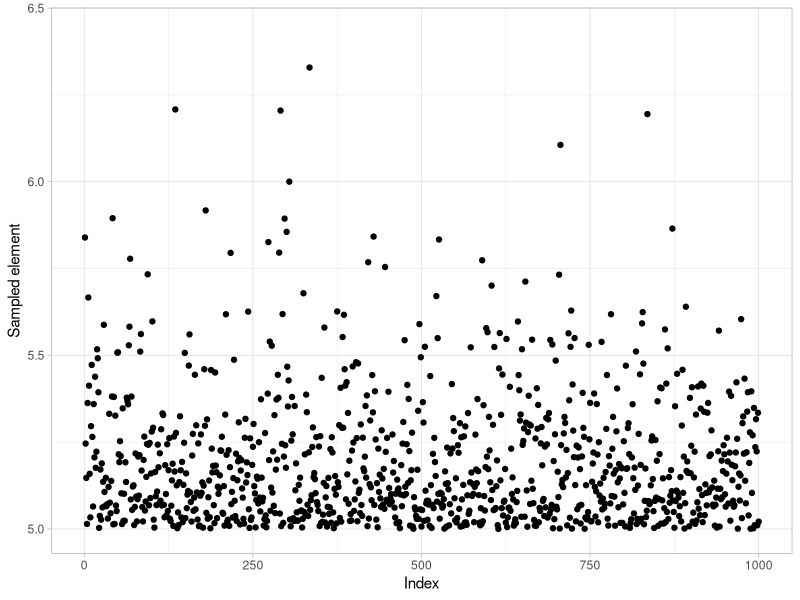
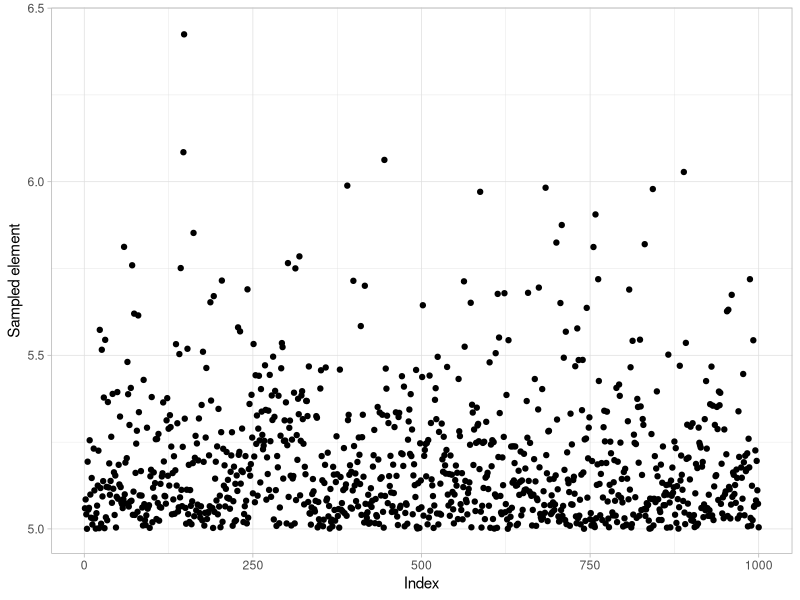
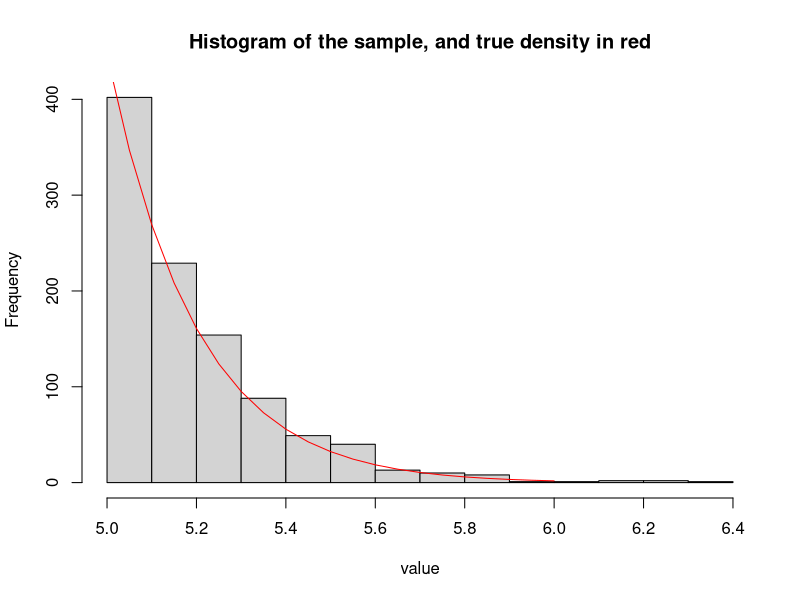

Write R code to recreate these figures, in order.
##
# A simple example of Metropolis-Hastings algorithm
# 2016.4.1
##
# This code introduces a simple example of the algorithm, in the case
#   where the instrumental distribution is chosen symmetric.
#
# The aim is to simulate a sample following a distribution (target 
# distribution). Density of this target distribution is only known up to a
# multiplicative constant.
# The idea is to perform simulations through another distribution (instrumental
#   distribution). This instrumental distribution is chosen to be easy to
#   compute. 
# The simulations through the instrumental distribution are "corrected".
#   To do this, we construct a Markov chain which admits a unique
#   stationary distribution which is the target distribution.
#   In practice, steps of the chain follows the instrumental distribution,
#   but step can be rejected with a certain probability.
#
# In this example, we want to simulate a sample of the standard normal
#   distribution knowing that the values are greater than a limit 5. If we
#   want to obtain this sample directly by reject algorithm, most of values
#   are rejected.
library(ggplot2)
set.seed(2713)
limit = 5 # we want to compute N(. | >limit), where N is normal distribution
x_test = rnorm(10000)
max(x_test) # close to 3.5
which(x_test > limit) # no element, all are rejected 

# Therefore, we will use a Metropolis-Hastings algorithm to sample this
#   distribution. To do this, we first need the density of this target
#   distribution up to a constant. This is easily available, by cutting
#   the normal distribution.
# Target density (this density is only known up to a constant)
pi_func0 = function(x, limit) {
  if(x < limit) {
    return(0)
  } else {
    return(dnorm(x, mean = 0, sd = 1))
  }
}
pi_func = function(x) {pi_func0(x, limit)}

# Then, we need an instrumental distribution which can be easily simulated.
#   To simplify computations, we take it symmetric. Here, the normal
#   distribution centered in x and with standard deviation of sd = 0.01 is 
#   chosen. To simulate this distribution is easy.
# Simulation of the instrumental distribution
q_func_symm = function(x, sd = 0.01) {
  y = rnorm(1,x,sd)
  return(y)
}

# The parameter sd indicates the range of each step. When sd is small, each
#   step is small and the probability to be accepted is larger. However, the
#   Markov chain is moving slowly and many steps are necessary to reach
#   stationary distribution. When sd is large, larger steps are done, but are
#   accepted less often.

# The density of the instrumental distribution is not needed here, since
#   the instrumental distribution is symmetric. Another version of Metropolis-
#   Hastings can be done without this assumption of symmetry.

# The step to compute x_{t+1} knowing x_{t} is done in the following function.
#   From the initial x_{t}, we simulate the instrumental distribution q(x).
#   Then we accept it with a probability of alpha(x,q(x)).
iterate_t_to_t_plus_1 = function(x_t, sd) {
  y_t_plus_1 = q_func_symm(x_t, sd)
  alpha_current = alpha(x_t, y_t_plus_1)
  x_t_plus_1 = NA
  if(runif(1) < alpha_current) { # move
    x_t_plus_1 = y_t_plus_1
  } else {
    x_t_plus_1 = x_t
  }
  return(x_t_plus_1)
}

# The probability to accept the move is simply the quotient of probability
#   of the target distribution, since the instrumental distribution is
#   symmetric.
alpha = function(x_t, y_t_plus_1) {
  alpha_out = min(pi_func(y_t_plus_1) / pi_func(x_t), 1)
  return(alpha_out)
}

# Now, we can begin an example of this algorithm.
N = 1000000 # length of the chain
sd = 3 # standard deviation of the steps move
x_1 = limit # initialization of the chain

# x_{t} contains the chain from date 1 to N
x_t_vect = rep(NA, N)
x_t_vect[1] = x_1
for(i in 2:N) {
  if(i %% 10000 == 0) {
    print(i)
  }
  x_t_vect[i] = iterate_t_to_t_plus_1(x_t_vect[i-1], sd)
}

# Two consecutives elements of the chain are correlated. Then, we only
#   consider one element every "step" elements, to get our output sample.
step = 1000
simulated_distr = x_t_vect[seq(from = step, by = step, to = length(x_t_vect))]
# We obtain a sample of length N/step following the normal distribution knowing
#   that values are greater than limit.
#png("metropolis_sample_large.png", 600, 400)
#png("metropolis_sample.png", 375, 375)
qplot(1:length(simulated_distr), simulated_distr, 
      xlab = "Index", ylab = "Sampled element", ylim = c(5, 6.43)) + theme_light()
#dev.off()

# From direct formula (i.e. without Metropolis-Hastings algorithm)
#png("true_sample.png", 375, 375)
N_direct = 1000
set.seed(2713)
simulated_distr_direct = qnorm(pnorm(limit) + runif(N_direct) * (1 - pnorm(limit)))
qplot(1:length(simulated_distr_direct), simulated_distr_direct, 
      xlab = "Index", ylab = "Sampled element", ylim = c(5, 6.43)) + theme_light()
#dev.off()

# We check results by plotting the histogram of our sample, and the
#   density of N(. | >limit) known up to a multiplicative constant. We
#   observe that the shape is similar.
hist(simulated_distr, main = "Histogram of the sample, and true density in red",
     xlab = "value")
x = seq(from=limit, to = limit+1, by = 0.05)
lines(x, 300000000*sapply(x, pi_func), col = "red")
